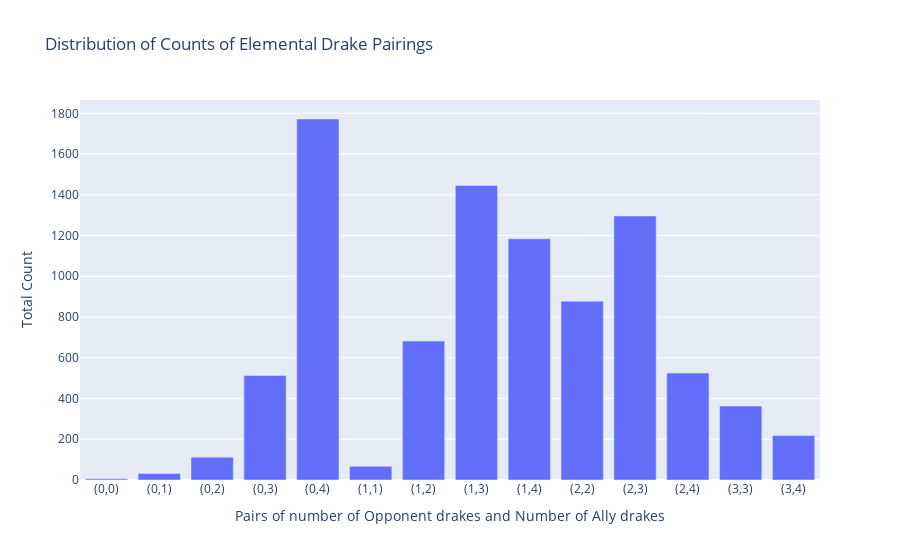

Notebook code cell kept with this figure:
### Code cell
fig = px.bar(
    drag_counts,
    x='pair',
    y='counts',
    barmode='stack',
    title= "Distribution of Counts of Elemental Drake Pairings",
        labels={
        'pair': 'Pairs of number of Opponent drakes and Number of Ally drakes',
        'counts': 'Total Count'
    }
)

fig.show()

### Figure 1 — Plotly figure (JSON) as saved in the notebook; plotly's stock layout.template omitted (floating-point values rounded to 4 significant figures)
{"data": [{"alignmentgroup": "True", "hovertemplate": "Pairs of number of Opponent drakes and Number of Ally drakes=%{x}<br>Total Count=%{y}<extra></extra>", "legendgroup": "", "marker": {"color": "#636efa", "pattern": {"shape": ""}}, "name": "", "offsetgroup": "", "orientation": "v", "showlegend": false, "textposition": "auto", "type": "bar", "x": ["(0,0)", "(0,1)", "(0,2)", "(0,3)", "(0,4)", "(1,1)", "(1,2)", "(1,3)", "(1,4)", "(2,2)", "(2,3)", "(2,4)", "(3,3)", "(3,4)"], "xaxis": "x", "y": [6, 32, 112, 513, 1772, 67, 682, 1446, 1184, 878, 1296, 525, 363, 218], "yaxis": "y"}], "layout": {"barmode": "stack", "legend": {"tracegroupgap": 0}, "title": {"text": "Distribution of Counts of Elemental Drake Pairings"}, "xaxis": {"anchor": "y", "domain": [0, 1], "title": {"text": "Pairs of number of Opponent drakes and Number of Ally drakes"}}, "yaxis": {"anchor": "x", "domain": [0, 1], "title": {"text": "Total Count"}}}}
